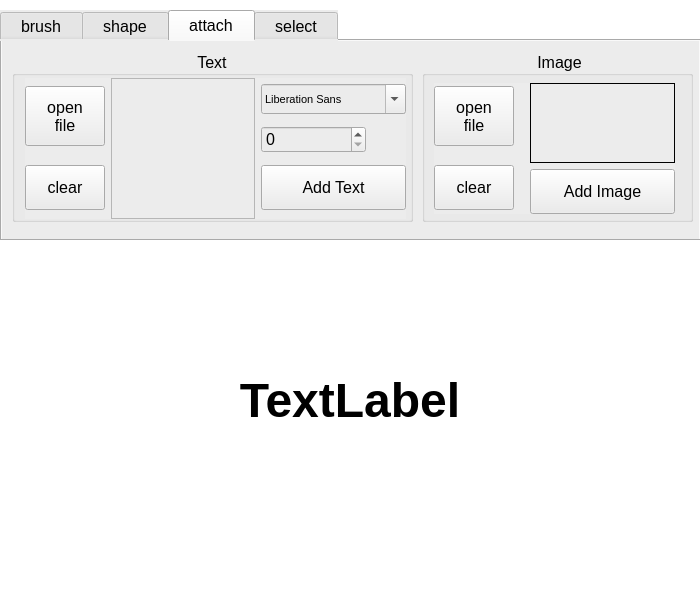
<?xml version="1.0" encoding="UTF-8"?>
<ui version="4.0">
 <class>MainWindow</class>
 <widget class="QMainWindow" name="MainWindow">
  <property name="geometry">
   <rect>
    <x>0</x>
    <y>0</y>
    <width>700</width>
    <height>600</height>
   </rect>
  </property>
  <property name="windowTitle">
   <string>MainWindow</string>
  </property>
  <property name="styleSheet">
   <string notr="true">background-color: rgb(255, 255, 255);</string>
  </property>
  <widget class="QWidget" name="centralwidget">
   <widget class="QTabWidget" name="tabWidget">
    <property name="geometry">
     <rect>
      <x>0</x>
      <y>10</y>
      <width>701</width>
      <height>231</height>
     </rect>
    </property>
    <property name="font">
     <font>
      <pointsize>12</pointsize>
     </font>
    </property>
    <property name="layoutDirection">
     <enum>Qt::LeftToRight</enum>
    </property>
    <property name="styleSheet">
     <string notr="true">
background-color: rgb(236, 236, 236);</string>
    </property>
    <property name="tabPosition">
     <enum>QTabWidget::North</enum>
    </property>
    <property name="tabShape">
     <enum>QTabWidget::Rounded</enum>
    </property>
    <property name="currentIndex">
     <number>2</number>
    </property>
    <property name="iconSize">
     <size>
      <width>15</width>
      <height>16</height>
     </size>
    </property>
    <property name="elideMode">
     <enum>Qt::ElideNone</enum>
    </property>
    <property name="usesScrollButtons">
     <bool>true</bool>
    </property>
    <property name="documentMode">
     <bool>false</bool>
    </property>
    <property name="tabsClosable">
     <bool>false</bool>
    </property>
    <property name="tabBarAutoHide">
     <bool>false</bool>
    </property>
    <widget class="QWidget" name="tab_brush">
     <property name="font">
      <font>
       <pointsize>16</pointsize>
       <stylestrategy>PreferDefault</stylestrategy>
       <kerning>true</kerning>
      </font>
     </property>
     <attribute name="title">
      <string>  brush  </string>
     </attribute>
     <widget class="QGroupBox" name="groupBox">
      <property name="geometry">
       <rect>
        <x>20</x>
        <y>20</y>
        <width>301</width>
        <height>151</height>
       </rect>
      </property>
      <property name="font">
       <font>
        <pointsize>12</pointsize>
        <stylestrategy>PreferDefault</stylestrategy>
        <kerning>true</kerning>
       </font>
      </property>
      <property name="acceptDrops">
       <bool>false</bool>
      </property>
      <property name="title">
       <string>color</string>
      </property>
      <property name="alignment">
       <set>Qt::AlignCenter</set>
      </property>
      <property name="flat">
       <bool>false</bool>
      </property>
      <property name="checkable">
       <bool>false</bool>
      </property>
      <widget class="QPushButton" name="pushButton_color_ring">
       <property name="geometry">
        <rect>
         <x>10</x>
         <y>40</y>
         <width>91</width>
         <height>91</height>
        </rect>
       </property>
       <property name="sizePolicy">
        <sizepolicy hsizetype="Fixed" vsizetype="Minimum">
         <horstretch>0</horstretch>
         <verstretch>0</verstretch>
        </sizepolicy>
       </property>
       <property name="text">
        <string/>
       </property>
      </widget>
      <widget class="QWidget" name="layoutWidget">
       <property name="geometry">
        <rect>
         <x>120</x>
         <y>40</y>
         <width>171</width>
         <height>91</height>
        </rect>
       </property>
       <property name="sizePolicy">
        <sizepolicy hsizetype="Fixed" vsizetype="Minimum">
         <horstretch>0</horstretch>
         <verstretch>0</verstretch>
        </sizepolicy>
       </property>
       <layout class="QGridLayout" name="gridLayout">
        <item row="0" column="0">
         <widget class="QPushButton" name="pushButton_red">
          <property name="text">
           <string/>
          </property>
         </widget>
        </item>
        <item row="0" column="1">
         <widget class="QPushButton" name="pushButton_ro">
          <property name="text">
           <string/>
          </property>
         </widget>
        </item>
        <item row="0" column="2">
         <widget class="QPushButton" name="pushButton_o">
          <property name="text">
           <string/>
          </property>
         </widget>
        </item>
        <item row="0" column="3">
         <widget class="QPushButton" name="pushButton_oy">
          <property name="text">
           <string/>
          </property>
         </widget>
        </item>
        <item row="1" column="0">
         <widget class="QPushButton" name="pushButton_y">
          <property name="text">
           <string/>
          </property>
         </widget>
        </item>
        <item row="1" column="1">
         <widget class="QPushButton" name="pushButton_yg">
          <property name="text">
           <string/>
          </property>
         </widget>
        </item>
        <item row="1" column="2">
         <widget class="QPushButton" name="pushButton_g">
          <property name="text">
           <string/>
          </property>
         </widget>
        </item>
        <item row="1" column="3">
         <widget class="QPushButton" name="pushButton_gb">
          <property name="text">
           <string/>
          </property>
         </widget>
        </item>
        <item row="2" column="0">
         <widget class="QPushButton" name="pushButton_b">
          <property name="text">
           <string/>
          </property>
         </widget>
        </item>
        <item row="2" column="1">
         <widget class="QPushButton" name="pushButton_bp">
          <property name="text">
           <string/>
          </property>
         </widget>
        </item>
        <item row="2" column="2">
         <widget class="QPushButton" name="pushButton_p">
          <property name="text">
           <string/>
          </property>
         </widget>
        </item>
        <item row="2" column="3">
         <widget class="QPushButton" name="pushButton_pr">
          <property name="text">
           <string/>
          </property>
         </widget>
        </item>
       </layout>
      </widget>
     </widget>
     <widget class="QGroupBox" name="groupBox_2">
      <property name="geometry">
       <rect>
        <x>330</x>
        <y>20</y>
        <width>261</width>
        <height>81</height>
       </rect>
      </property>
      <property name="font">
       <font>
        <pointsize>12</pointsize>
        <stylestrategy>PreferDefault</stylestrategy>
        <kerning>true</kerning>
       </font>
      </property>
      <property name="title">
       <string>width</string>
      </property>
      <property name="alignment">
       <set>Qt::AlignCenter</set>
      </property>
      <widget class="QWidget" name="layoutWidget">
       <property name="geometry">
        <rect>
         <x>30</x>
         <y>30</y>
         <width>201</width>
         <height>41</height>
        </rect>
       </property>
       <layout class="QHBoxLayout" name="horizontalLayout">
        <item>
         <widget class="QSpinBox" name="spinBox_width"/>
        </item>
        <item>
         <widget class="QSlider" name="horizontalSlider_width">
          <property name="orientation">
           <enum>Qt::Horizontal</enum>
          </property>
         </widget>
        </item>
       </layout>
      </widget>
     </widget>
     <widget class="QGroupBox" name="groupBox_3">
      <property name="geometry">
       <rect>
        <x>330</x>
        <y>100</y>
        <width>261</width>
        <height>71</height>
       </rect>
      </property>
      <property name="font">
       <font>
        <pointsize>12</pointsize>
        <stylestrategy>PreferDefault</stylestrategy>
        <kerning>true</kerning>
       </font>
      </property>
      <property name="title">
       <string>style</string>
      </property>
      <property name="alignment">
       <set>Qt::AlignCenter</set>
      </property>
      <widget class="QComboBox" name="comboBox_style_select">
       <property name="geometry">
        <rect>
         <x>40</x>
         <y>30</y>
         <width>181</width>
         <height>31</height>
        </rect>
       </property>
      </widget>
     </widget>
    </widget>
    <widget class="QWidget" name="tab_shape">
     <attribute name="title">
      <string>  shape  </string>
     </attribute>
     <widget class="QSlider" name="horizontalSlider_shape_select">
      <property name="geometry">
       <rect>
        <x>60</x>
        <y>30</y>
        <width>441</width>
        <height>91</height>
       </rect>
      </property>
      <property name="orientation">
       <enum>Qt::Horizontal</enum>
      </property>
     </widget>
     <widget class="QRadioButton" name="radioButton_fill">
      <property name="geometry">
       <rect>
        <x>570</x>
        <y>110</y>
        <width>72</width>
        <height>18</height>
       </rect>
      </property>
      <property name="font">
       <font>
        <pointsize>16</pointsize>
       </font>
      </property>
      <property name="text">
       <string>fill</string>
      </property>
     </widget>
     <widget class="QRadioButton" name="radioButton_unfill">
      <property name="geometry">
       <rect>
        <x>570</x>
        <y>70</y>
        <width>72</width>
        <height>18</height>
       </rect>
      </property>
      <property name="font">
       <font>
        <pointsize>16</pointsize>
       </font>
      </property>
      <property name="text">
       <string>unfill</string>
      </property>
     </widget>
     <widget class="QLabel" name="label_pencil">
      <property name="geometry">
       <rect>
        <x>30</x>
        <y>120</y>
        <width>71</width>
        <height>51</height>
       </rect>
      </property>
      <property name="text">
       <string>TextLabel</string>
      </property>
      <property name="alignment">
       <set>Qt::AlignCenter</set>
      </property>
     </widget>
     <widget class="QLabel" name="label_line">
      <property name="geometry">
       <rect>
        <x>140</x>
        <y>120</y>
        <width>70</width>
        <height>50</height>
       </rect>
      </property>
      <property name="text">
       <string>TextLabel</string>
      </property>
      <property name="alignment">
       <set>Qt::AlignCenter</set>
      </property>
     </widget>
     <widget class="QLabel" name="label_rect">
      <property name="geometry">
       <rect>
        <x>255</x>
        <y>120</y>
        <width>70</width>
        <height>50</height>
       </rect>
      </property>
      <property name="text">
       <string>TextLabel</string>
      </property>
     </widget>
     <widget class="QLabel" name="label_circle">
      <property name="geometry">
       <rect>
        <x>365</x>
        <y>120</y>
        <width>70</width>
        <height>50</height>
       </rect>
      </property>
      <property name="text">
       <string>TextLabel</string>
      </property>
     </widget>
     <widget class="QLabel" name="label_ellipse">
      <property name="geometry">
       <rect>
        <x>464</x>
        <y>120</y>
        <width>70</width>
        <height>50</height>
       </rect>
      </property>
      <property name="text">
       <string>TextLabel</string>
      </property>
     </widget>
    </widget>
    <widget class="QWidget" name="tab_attach">
     <attribute name="title">
      <string>  attach  </string>
     </attribute>
     <widget class="QGroupBox" name="groupBox_4">
      <property name="geometry">
       <rect>
        <x>10</x>
        <y>10</y>
        <width>401</width>
        <height>171</height>
       </rect>
      </property>
      <property name="font">
       <font>
        <pointsize>12</pointsize>
       </font>
      </property>
      <property name="title">
       <string>Text</string>
      </property>
      <property name="alignment">
       <set>Qt::AlignCenter</set>
      </property>
      <widget class="QWidget" name="layoutWidget">
       <property name="geometry">
        <rect>
         <x>13</x>
         <y>27</y>
         <width>381</width>
         <height>141</height>
        </rect>
       </property>
       <layout class="QHBoxLayout" name="horizontalLayout_4">
        <item>
         <layout class="QVBoxLayout" name="verticalLayout">
          <item>
           <widget class="QPushButton" name="pushButton_open_file_text">
            <property name="sizePolicy">
             <sizepolicy hsizetype="Fixed" vsizetype="Fixed">
              <horstretch>0</horstretch>
              <verstretch>0</verstretch>
             </sizepolicy>
            </property>
            <property name="minimumSize">
             <size>
              <width>0</width>
              <height>60</height>
             </size>
            </property>
            <property name="text">
             <string>open
file</string>
            </property>
           </widget>
          </item>
          <item>
           <spacer name="verticalSpacer">
            <property name="orientation">
             <enum>Qt::Vertical</enum>
            </property>
            <property name="sizeType">
             <enum>QSizePolicy::Fixed</enum>
            </property>
            <property name="sizeHint" stdset="0">
             <size>
              <width>20</width>
              <height>5</height>
             </size>
            </property>
           </spacer>
          </item>
          <item>
           <widget class="QPushButton" name="pushButton_clear_text">
            <property name="sizePolicy">
             <sizepolicy hsizetype="Fixed" vsizetype="Fixed">
              <horstretch>0</horstretch>
              <verstretch>0</verstretch>
             </sizepolicy>
            </property>
            <property name="minimumSize">
             <size>
              <width>0</width>
              <height>45</height>
             </size>
            </property>
            <property name="text">
             <string>clear</string>
            </property>
           </widget>
          </item>
         </layout>
        </item>
        <item>
         <widget class="QTextEdit" name="textEdit_import">
          <property name="sizePolicy">
           <sizepolicy hsizetype="Fixed" vsizetype="Fixed">
            <horstretch>0</horstretch>
            <verstretch>0</verstretch>
           </sizepolicy>
          </property>
         </widget>
        </item>
        <item>
         <layout class="QVBoxLayout" name="verticalLayout_2">
          <item>
           <widget class="QFontComboBox" name="fontComboBox_text">
            <property name="minimumSize">
             <size>
              <width>0</width>
              <height>30</height>
             </size>
            </property>
            <property name="font">
             <font>
              <pointsize>8</pointsize>
             </font>
            </property>
           </widget>
          </item>
          <item>
           <layout class="QHBoxLayout" name="horizontalLayout_2">
            <item>
             <widget class="QSpinBox" name="spinBox_size">
              <property name="font">
               <font>
                <pointsize>12</pointsize>
               </font>
              </property>
             </widget>
            </item>
            <item>
             <spacer name="horizontalSpacer">
              <property name="orientation">
               <enum>Qt::Horizontal</enum>
              </property>
              <property name="sizeType">
               <enum>QSizePolicy::Fixed</enum>
              </property>
              <property name="sizeHint" stdset="0">
               <size>
                <width>40</width>
                <height>20</height>
               </size>
              </property>
             </spacer>
            </item>
           </layout>
          </item>
          <item>
           <widget class="QPushButton" name="pushButton_add_text">
            <property name="minimumSize">
             <size>
              <width>0</width>
              <height>45</height>
             </size>
            </property>
            <property name="text">
             <string>Add Text</string>
            </property>
           </widget>
          </item>
         </layout>
        </item>
       </layout>
      </widget>
     </widget>
     <widget class="QGroupBox" name="groupBox_5">
      <property name="geometry">
       <rect>
        <x>420</x>
        <y>10</y>
        <width>271</width>
        <height>171</height>
       </rect>
      </property>
      <property name="font">
       <font>
        <pointsize>12</pointsize>
       </font>
      </property>
      <property name="title">
       <string>Image</string>
      </property>
      <property name="alignment">
       <set>Qt::AlignCenter</set>
      </property>
      <widget class="QWidget" name="layoutWidget">
       <property name="geometry">
        <rect>
         <x>12</x>
         <y>32</y>
         <width>241</width>
         <height>131</height>
        </rect>
       </property>
       <layout class="QHBoxLayout" name="horizontalLayout_6">
        <item>
         <layout class="QVBoxLayout" name="verticalLayout_3">
          <item>
           <widget class="QPushButton" name="pushButton_attach_open_file">
            <property name="sizePolicy">
             <sizepolicy hsizetype="Fixed" vsizetype="Fixed">
              <horstretch>0</horstretch>
              <verstretch>0</verstretch>
             </sizepolicy>
            </property>
            <property name="minimumSize">
             <size>
              <width>0</width>
              <height>60</height>
             </size>
            </property>
            <property name="text">
             <string>open
file</string>
            </property>
           </widget>
          </item>
          <item>
           <spacer name="verticalSpacer_2">
            <property name="orientation">
             <enum>Qt::Vertical</enum>
            </property>
            <property name="sizeType">
             <enum>QSizePolicy::Fixed</enum>
            </property>
            <property name="sizeHint" stdset="0">
             <size>
              <width>20</width>
              <height>10</height>
             </size>
            </property>
           </spacer>
          </item>
          <item>
           <widget class="QPushButton" name="pushButton_import_clear">
            <property name="sizePolicy">
             <sizepolicy hsizetype="Fixed" vsizetype="Fixed">
              <horstretch>0</horstretch>
              <verstretch>0</verstretch>
             </sizepolicy>
            </property>
            <property name="minimumSize">
             <size>
              <width>0</width>
              <height>45</height>
             </size>
            </property>
            <property name="text">
             <string>clear</string>
            </property>
           </widget>
          </item>
         </layout>
        </item>
        <item>
         <layout class="QVBoxLayout" name="verticalLayout_4">
          <item>
           <layout class="QHBoxLayout" name="horizontalLayout_5">
            <item>
             <spacer name="horizontalSpacer_3">
              <property name="orientation">
               <enum>Qt::Horizontal</enum>
              </property>
              <property name="sizeType">
               <enum>QSizePolicy::Fixed</enum>
              </property>
              <property name="sizeHint" stdset="0">
               <size>
                <width>10</width>
                <height>20</height>
               </size>
              </property>
             </spacer>
            </item>
            <item>
             <widget class="QLabel" name="label_import_img">
              <property name="minimumSize">
               <size>
                <width>0</width>
                <height>70</height>
               </size>
              </property>
              <property name="frameShape">
               <enum>QFrame::Box</enum>
              </property>
              <property name="text">
               <string/>
              </property>
              <property name="alignment">
               <set>Qt::AlignCenter</set>
              </property>
             </widget>
            </item>
           </layout>
          </item>
          <item>
           <layout class="QHBoxLayout" name="horizontalLayout_3">
            <item>
             <spacer name="horizontalSpacer_2">
              <property name="orientation">
               <enum>Qt::Horizontal</enum>
              </property>
              <property name="sizeType">
               <enum>QSizePolicy::Fixed</enum>
              </property>
              <property name="sizeHint" stdset="0">
               <size>
                <width>10</width>
                <height>20</height>
               </size>
              </property>
             </spacer>
            </item>
            <item>
             <widget class="QPushButton" name="pushButton_add_img">
              <property name="minimumSize">
               <size>
                <width>0</width>
                <height>45</height>
               </size>
              </property>
              <property name="text">
               <string>Add Image</string>
              </property>
             </widget>
            </item>
           </layout>
          </item>
         </layout>
        </item>
       </layout>
      </widget>
     </widget>
    </widget>
    <widget class="QWidget" name="tab_select">
     <attribute name="title">
      <string>  select  </string>
     </attribute>
     <widget class="QWidget" name="layoutWidget">
      <property name="geometry">
       <rect>
        <x>20</x>
        <y>40</y>
        <width>641</width>
        <height>131</height>
       </rect>
      </property>
      <layout class="QHBoxLayout" name="horizontalLayout_7">
       <item>
        <layout class="QVBoxLayout" name="verticalLayout_5">
         <item>
          <widget class="QPushButton" name="pushButton_select">
           <property name="sizePolicy">
            <sizepolicy hsizetype="Fixed" vsizetype="Fixed">
             <horstretch>0</horstretch>
             <verstretch>0</verstretch>
            </sizepolicy>
           </property>
           <property name="minimumSize">
            <size>
             <width>70</width>
             <height>80</height>
            </size>
           </property>
           <property name="maximumSize">
            <size>
             <width>16777215</width>
             <height>16777215</height>
            </size>
           </property>
           <property name="autoFillBackground">
            <bool>false</bool>
           </property>
           <property name="text">
            <string/>
           </property>
           <property name="checkable">
            <bool>true</bool>
           </property>
           <property name="flat">
            <bool>false</bool>
           </property>
          </widget>
         </item>
         <item>
          <widget class="QLabel" name="label_7">
           <property name="text">
            <string>Select
(S)</string>
           </property>
           <property name="alignment">
            <set>Qt::AlignCenter</set>
           </property>
          </widget>
         </item>
        </layout>
       </item>
       <item>
        <layout class="QVBoxLayout" name="verticalLayout_6">
         <item>
          <widget class="QPushButton" name="pushButton_fill">
           <property name="sizePolicy">
            <sizepolicy hsizetype="Fixed" vsizetype="Fixed">
             <horstretch>0</horstretch>
             <verstretch>0</verstretch>
            </sizepolicy>
           </property>
           <property name="minimumSize">
            <size>
             <width>70</width>
             <height>80</height>
            </size>
           </property>
           <property name="autoFillBackground">
            <bool>false</bool>
           </property>
           <property name="text">
            <string/>
           </property>
          </widget>
         </item>
         <item>
          <widget class="QLabel" name="label_8">
           <property name="text">
            <string>Fill
(F)</string>
           </property>
           <property name="alignment">
            <set>Qt::AlignCenter</set>
           </property>
          </widget>
         </item>
        </layout>
       </item>
       <item>
        <layout class="QVBoxLayout" name="verticalLayout_7">
         <item>
          <widget class="QPushButton" name="pushButton_unfill">
           <property name="sizePolicy">
            <sizepolicy hsizetype="Fixed" vsizetype="Fixed">
             <horstretch>0</horstretch>
             <verstretch>0</verstretch>
            </sizepolicy>
           </property>
           <property name="minimumSize">
            <size>
             <width>70</width>
             <height>80</height>
            </size>
           </property>
           <property name="text">
            <string/>
           </property>
          </widget>
         </item>
         <item>
          <widget class="QLabel" name="label_9">
           <property name="text">
            <string>Unfill
(U)</string>
           </property>
           <property name="alignment">
            <set>Qt::AlignCenter</set>
           </property>
          </widget>
         </item>
        </layout>
       </item>
       <item>
        <layout class="QVBoxLayout" name="verticalLayout_8">
         <item>
          <widget class="QPushButton" name="pushButton_move">
           <property name="sizePolicy">
            <sizepolicy hsizetype="Fixed" vsizetype="Fixed">
             <horstretch>0</horstretch>
             <verstretch>0</verstretch>
            </sizepolicy>
           </property>
           <property name="minimumSize">
            <size>
             <width>70</width>
             <height>80</height>
            </size>
           </property>
           <property name="text">
            <string/>
           </property>
          </widget>
         </item>
         <item>
          <widget class="QLabel" name="label_10">
           <property name="text">
            <string>Move
(M)</string>
           </property>
           <property name="alignment">
            <set>Qt::AlignCenter</set>
           </property>
          </widget>
         </item>
        </layout>
       </item>
       <item>
        <layout class="QVBoxLayout" name="verticalLayout_9">
         <item>
          <widget class="QPushButton" name="pushButton_cut">
           <property name="sizePolicy">
            <sizepolicy hsizetype="Fixed" vsizetype="Fixed">
             <horstretch>0</horstretch>
             <verstretch>0</verstretch>
            </sizepolicy>
           </property>
           <property name="minimumSize">
            <size>
             <width>70</width>
             <height>80</height>
            </size>
           </property>
           <property name="text">
            <string/>
           </property>
          </widget>
         </item>
         <item>
          <widget class="QLabel" name="label_11">
           <property name="text">
            <string>Cut
(X)</string>
           </property>
           <property name="alignment">
            <set>Qt::AlignCenter</set>
           </property>
          </widget>
         </item>
        </layout>
       </item>
       <item>
        <layout class="QVBoxLayout" name="verticalLayout_10">
         <item>
          <widget class="QPushButton" name="pushButton_copy">
           <property name="sizePolicy">
            <sizepolicy hsizetype="Fixed" vsizetype="Fixed">
             <horstretch>0</horstretch>
             <verstretch>0</verstretch>
            </sizepolicy>
           </property>
           <property name="minimumSize">
            <size>
             <width>70</width>
             <height>80</height>
            </size>
           </property>
           <property name="text">
            <string/>
           </property>
          </widget>
         </item>
         <item>
          <widget class="QLabel" name="label_12">
           <property name="text">
            <string>Copy
(C)</string>
           </property>
           <property name="alignment">
            <set>Qt::AlignCenter</set>
           </property>
          </widget>
         </item>
        </layout>
       </item>
       <item>
        <layout class="QVBoxLayout" name="verticalLayout_11">
         <item>
          <widget class="QPushButton" name="pushButton_paste">
           <property name="sizePolicy">
            <sizepolicy hsizetype="Fixed" vsizetype="Fixed">
             <horstretch>0</horstretch>
             <verstretch>0</verstretch>
            </sizepolicy>
           </property>
           <property name="minimumSize">
            <size>
             <width>70</width>
             <height>80</height>
            </size>
           </property>
           <property name="text">
            <string/>
           </property>
          </widget>
         </item>
         <item>
          <widget class="QLabel" name="label_13">
           <property name="text">
            <string>Paste
(V)</string>
           </property>
           <property name="alignment">
            <set>Qt::AlignCenter</set>
           </property>
          </widget>
         </item>
        </layout>
       </item>
       <item>
        <layout class="QVBoxLayout" name="verticalLayout_12">
         <item>
          <widget class="QPushButton" name="pushButton_delete">
           <property name="sizePolicy">
            <sizepolicy hsizetype="Fixed" vsizetype="Fixed">
             <horstretch>0</horstretch>
             <verstretch>0</verstretch>
            </sizepolicy>
           </property>
           <property name="minimumSize">
            <size>
             <width>70</width>
             <height>80</height>
            </size>
           </property>
           <property name="text">
            <string/>
           </property>
          </widget>
         </item>
         <item>
          <widget class="QLabel" name="label_14">
           <property name="text">
            <string>Delete
(Del)</string>
           </property>
           <property name="alignment">
            <set>Qt::AlignCenter</set>
           </property>
          </widget>
         </item>
        </layout>
       </item>
      </layout>
     </widget>
    </widget>
   </widget>
   <widget class="QLabel" name="label_canva">
    <property name="geometry">
     <rect>
      <x>0</x>
      <y>240</y>
      <width>700</width>
      <height>320</height>
     </rect>
    </property>
    <property name="font">
     <font>
      <pointsize>36</pointsize>
      <bold>true</bold>
     </font>
    </property>
    <property name="styleSheet">
     <string notr="true">background-color: rgb(255, 255, 255);</string>
    </property>
    <property name="text">
     <string>TextLabel</string>
    </property>
    <property name="textFormat">
     <enum>Qt::PlainText</enum>
    </property>
    <property name="alignment">
     <set>Qt::AlignCenter</set>
    </property>
   </widget>
  </widget>
  <widget class="QMenuBar" name="menubar">
   <property name="geometry">
    <rect>
     <x>0</x>
     <y>0</y>
     <width>700</width>
     <height>21</height>
    </rect>
   </property>
   <property name="sizePolicy">
    <sizepolicy hsizetype="Fixed" vsizetype="Fixed">
     <horstretch>0</horstretch>
     <verstretch>0</verstretch>
    </sizepolicy>
   </property>
   <property name="font">
    <font>
     <pointsize>12</pointsize>
    </font>
   </property>
   <property name="defaultUp">
    <bool>false</bool>
   </property>
  </widget>
  <widget class="QStatusBar" name="statusbar"/>
 </widget>
 <resources/>
 <connections/>
</ui>
